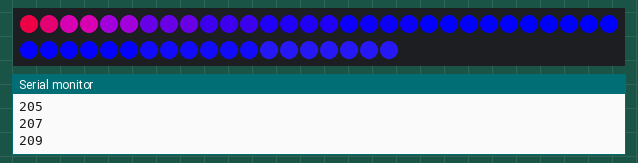
Recording of a sketch running on a simulated Arduino Uno, built with avr-gcc and run on an emulated ATmega328P. Parts: 49 RGB LEDs in strip order, left to right, continuing on the next row, the last lines printed to the serial monitor.

Above: at 3.16 s.
At 7.45 s:
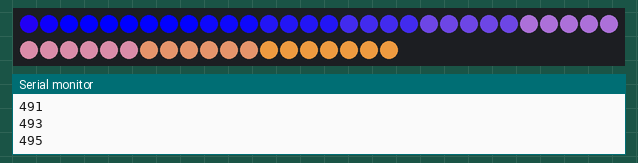
At 12.05 s:
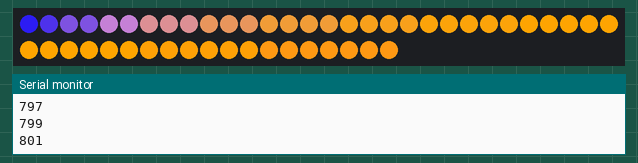
At 21.25 s:
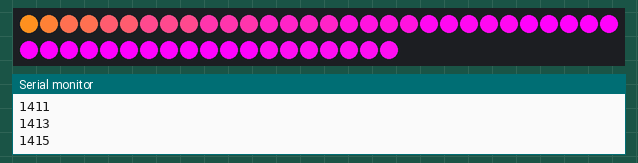
At 31.07 s:
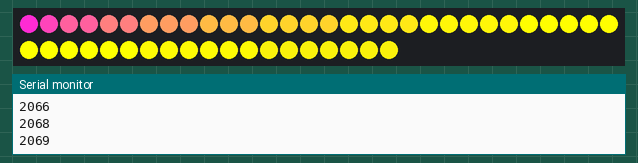
At 39.67 s:
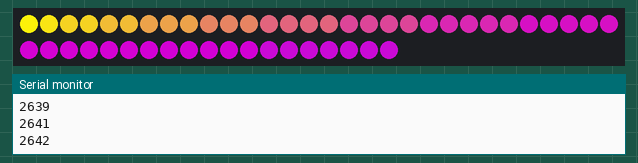

The sketch:

Triangle.ino
```cpp
#include "FastLED.h"


#define NUM_LEDS 49
#define DATA_PIN 2
#define CLK_PIN 13
#define FRAME_TIME 15
#define BRIGHTNESS 255
const float pi = 3.14159;

// This is an array of leds.  One item for each led in your strip.
CRGB leds[NUM_LEDS];

//GROUP LEDS INTO HALF LINES
const int NUM_GROUPS1 = 13;
int group1[NUM_GROUPS1][15] = {
                    { 0},
                    { 1},
                  { 2,  3},
                  { 4,  5},
                { 6,  7,  8,},
                { 9, 10, 11,},
              {12, 13, 14, 15},
              {16, 17, 18, 19},
            {20, 21, 22, 23, 24},
            {25, 26, 27, 28, 29},
          {30, 31, 32, 33, 34, 35},
          {36, 37, 38, 39, 40, 41},
       { 42, 43, 44, 45, 46, 47, 48}};
//     { 49, 50, 51, 52, 53, 54, 55},
//    {57, 58, 59, 60, 61, 62, 63, 64}

//int groupMax1[NUM_GROUPS1] = {7,6,6,5,5,4,4,3,3,2,2,1,1};
  int groupMax1[NUM_GROUPS1] = {1,1,2,2,3,3,4,4,5,5,6,6,7};

//group5 divider
const int NUM_GROUPS5 = 7;
int group5[NUM_GROUPS5][15] = {
  {42,48},//2
  {36,30,41,35},//4
  {43,20,25,47,24,29},//6
  {37,31,12,16,40,34,15,19},//8
  {44,21,26, 6, 9,46,23,28, 8,11},//10
  {38,32,13,17, 2, 4, 3, 5,14,18,33,39},//12
  {45,22,27, 7,10, 1, 0}//7
};
int groupMax5[NUM_GROUPS5] = {2,4,6,8,10,12,7};

//group4 is the fractal animation pattern
const int NUM_GROUPS4 = 12;
int group4[NUM_GROUPS4][15] = {
  {20,44,24,46,48,0,12,15}, //8
  {16,19,45},                  //3
  {9,8,1,25,29},               //5
  {30,31,34,35, 2, 3, 6,13,8,14},//10
  {17,18,26,28,38,39},         //6
  { 4, 5,10, 36, 37,40,41},    //7
  {22,32,33},                 //3
  {1},                        //1
  {7,43,47},                  //3
  {21,23,45},                 //3
  {27}};                      //1
int groupMax4[NUM_GROUPS4] = {8,3,5,10,6,7,3,1,3,3,1};


//GROUP LEDS INTO CONCENTRIC CIRCLES
const int NUM_GROUPS2 = 9;
int group2[NUM_GROUPS2][15] ={
  { 0,42,48},
  {43,44,45,46,47,35,24,15, 8, 3, 2, 6,12,20,30},
  { 1,36,41},
  { 5,11,19,29,40,39,38,37,25,16, 9, 4},
  { 7, 31,34},
  { 10,26,28},
  {21,13,14,23,33,32},
  {17,18,27},
  {22}
};
int groupMax2[NUM_GROUPS2] = {3,15,3,12,3,3,6,3,1};

const int NUM_GROUPS3 = 7;
int group3[NUM_GROUPS3][15]={
  {42,30,20,12, 6, 2, 0, 3, 8,15,24,35,48}, //13
  {36,25,16, 9, 4, 1, 5,11,19,29,41},       //11
  {43,31,21,13, 7,14,23,34,47},             //9
  {37,26,17,10,18,28,40},                   //7
  {44,32,22,33,46},                         //5
  {38,27,39},                               //3
  {45}};                                      //1
int groupMax3[NUM_GROUPS3] = {13,11,9,7,5,3,1};


const int NUM_STEPS = 630;
const int NUM_COLORS = 7;
CRGB colors1[NUM_COLORS] = {
  CRGB::Red,
  CRGB::Blue,
  CRGB::Orange,
  CRGB::Magenta,
  CRGB::Yellow,
  CRGB::Purple,
  CRGB::Cyan
};
CRGB purple = CHSV( HUE_PURPLE, 255, 255);
CRGB green  = CHSV( HUE_GREEN, 255, 255);
CRGB yellow  = CHSV( HUE_YELLOW, 255, 255);
CRGB blue  = CHSV(HUE_BLUE, 255, 255);
CRGB black  = CRGB::Black;

CRGBPalette16 gCurrentPaletteA( CRGB::Black);
CRGBPalette16 gCurrentPaletteB( CRGB::Blue);

CRGBPalette16 gTargetPaletteA( RainbowColors_p);
CRGBPalette16 gTargetPaletteB( CRGB::Red );

CRGBPalette16 gBeatPalette;


unsigned int currentStep = 0;

// This function sets up the ledsand tells the controller about them
void setup() {
	// sanity check delay - allows reprogramming if accidently blowing power w/leds
   	delay(3000);

       Serial.begin(9600);
       FastLED.addLeds<WS2811, DATA_PIN, RGB>(leds, NUM_LEDS);
       FastLED.setDither(0);
//       FastLED.setCorrection(CRGB(175,245,255));
//       FastLED.setTemperature(Tungsten40W);
       FastLED.setBrightness(BRIGHTNESS);
       FastLED.show();


}

// This function runs over and over, and is where you do the magic to light
// your leds.
void loop() {

   uint8_t tPerSeq = 45;
   uint8_t noSeq = 4;
   uint16_t totalTime = tPerSeq*noSeq;
   uint16_t secondHand = (millis() / 1000) % totalTime;
   //TODO: How can this be made more flexible, the cycling of patterns?

    if(secondHand <= tPerSeq){
      runSequence(FRAME_TIME, NUM_GROUPS1, group1, groupMax1, colors1);
    }
    if(secondHand <= 2*tPerSeq && secondHand > tPerSeq){
      runSequence(FRAME_TIME, NUM_GROUPS2, group2, groupMax2, colors1);
    }
    if(secondHand <= 3*tPerSeq && secondHand > 2*tPerSeq){
      runSequence(FRAME_TIME, NUM_GROUPS3, group3, groupMax3, colors1);
    }
    if(secondHand <= totalTime && secondHand > 3*tPerSeq){
      runSequence(FRAME_TIME, NUM_GROUPS5, group5, groupMax5, colors1);
    }


}

void beatSequence(){
   EVERY_N_MILLISECONDS(40) {
    nblendPaletteTowardPalette( gCurrentPaletteA, gTargetPaletteA);
    nblendPaletteTowardPalette( gCurrentPaletteB, gTargetPaletteB);
  }
   MixBeatPalette(); // mix up the new 'beat palette' to draw with
   DrawOneFrameUsingBeatPalette(); // draw a simple animation using the 'beat palette'
   FastLED.show();
   FastLED.delay(30);
}
void runSequence(uint8_t wait, int numGroups, int group[][15], int groupMax[], CRGB colors[]){

  currentStep=millis()/FRAME_TIME;
  Serial.println(currentStep);
  for (int i = 0; i < numGroups; i++){
      unsigned int groupStep = currentStep+i*NUM_STEPS/numGroups;
      unsigned int step = groupStep%NUM_STEPS;
      float ratio = (float)step/NUM_STEPS;
      float ratio2 = (cos(pi*(1+ratio))+1)/2;

    for(int j = 0; j < groupMax[i]; j++){
      int ledNo = group[i][j];

      int groupColor = (groupStep/NUM_STEPS)%NUM_COLORS;

      int nextColor = groupColor+1;
      if(nextColor >= NUM_COLORS)
        nextColor = 0;

      leds[ledNo] = interpolateColor(colors[groupColor], colors[nextColor], ratio2);
    }


  }

  FastLED.show();

  delay(wait);
}


CRGB interpolateColor(CRGB first, CRGB second, float ratio){
  CRGB result;
  result.r =  interpolateComponent(first.r,second.r, ratio);
  result.g =  interpolateComponent(first.g,second.g, ratio);
  result.b =  interpolateComponent(first.b,second.b, ratio);
  return result;
}

uint8_t interpolateComponent(uint8_t first, uint8_t second, float ratio){
  float result = (1-ratio)*first + ratio*second;

  return (uint8_t)result;
}
void MixBeatPalette()
{
  uint8_t paletteBeatsPerMinute = 5;

  uint8_t beat = beat8( paletteBeatsPerMinute); // repeats from 0..255

  // 'cubicwave8' spends more time at each end than sin8, and less time
  // in the middle.  Try others: triwave8, quadwave8, sin8, cubicwave8
  uint8_t mixer = cubicwave8( beat);

  // Mix a new palette, gBeatPalette, with a varying amount of contribution
  // from gCurrentPaletteA and gCurrentPaletteB, depending on 'mixer'.
  // The 'beat palette' is then used to draw onto the LEDs.
  uint8_t palettesize = sizeof( gBeatPalette) / sizeof(gBeatPalette[0]); // = 16
  blend( gCurrentPaletteA, gCurrentPaletteB, gBeatPalette, palettesize, mixer);
}


// Sample draw function to draw some pixels using the colors in gBeatPalette
void DrawOneFrameUsingBeatPalette()
{
  uint8_t startindex = millis() / 2;
  uint8_t incindex = 7;
  fill_palette(leds, NUM_LEDS, startindex, incindex, gBeatPalette, 255, LINEARBLEND);

}
```
